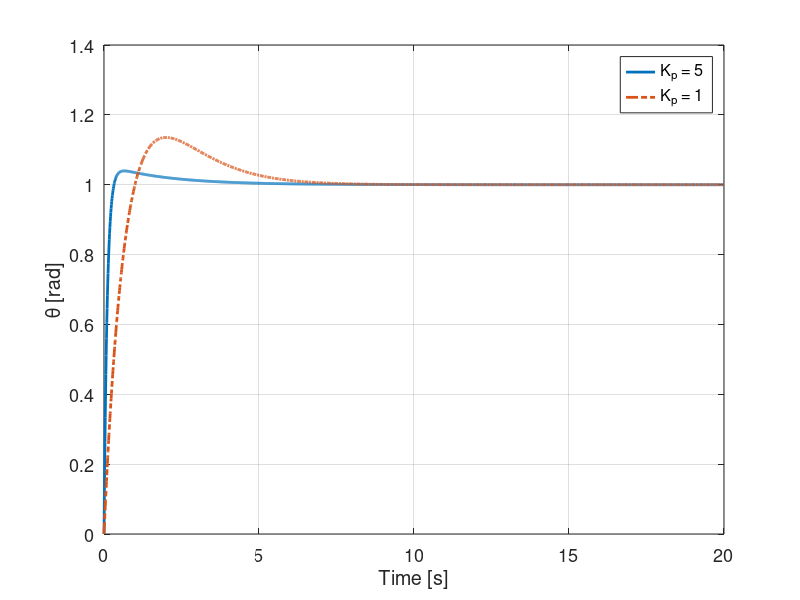

MATLAB code to generate this figure:
%control 4_2
% Parameters
K_p=5;
K_d=2;
J=1;


% [Task 1]
% Open-loop transfer function
s=tf('s');
tf_satellite_ol=K_p*(1+K_d/J*s)/(J*s)*(1/s);

% DEMO
tf_satellite_cl=tf_satellite_ol/(1+tf_satellite_ol);
disp(['System poles before minreal command: '])
disp(pole(tf_satellite_cl))
disp(['System zeros before minreal command: '])
disp(zero(tf_satellite_cl))
tf_satellite_cl=minreal(tf_satellite_cl)
disp(['System poles after minreal command: '])
disp(pole(tf_satellite_cl))
disp(['System zeros after minreal command: '])
disp(zero(tf_satellite_cl))
disp(['  '])


% [Task 2]
% Natural frequency
omega_0=sqrt(5);

% Damping ratio
zeta=sqrt(5);


% [Task 3]
% From the system poles, do you expect the system response to become
% non-oscillatory for certain values of K_p?
%   Yes, it can become non-oscillatory  -  1
%   No, it can never become non-oscillatory   -  0
Sys_resp_aperiodic=1;

% if yes, with K_d and J fixed, calculate the largest K_p which has a non-oscillatory response
K_p_2=1;


% [Task 4]
% form the closed-loop transfer function using K_p_2
tf_satellite_ol_2=K_p_2*(1+K_d/J*s)/(J*s)*(1/s);
tf_satellite_cl_2=tf_satellite_ol_2/(1+tf_satellite_ol_2);

% System poles
disp(['System poles with Kp=' num2str(K_p_2)])
disp(pole(tf_satellite_cl_2))


% Numerical value for time domain response using Matlab step command
t=0:0.01:20;

% with K_p=5, use system 'tf_satellite_cl' directly
y_num_cl=step(tf_satellite_cl,t);
    
% with the newly calculated K_p_2, use system 'tf_satellite_cl_2' directly
y_num_cl_2=step(tf_satellite_cl_2,t);


plot(t, y_num_cl, 'Linewidth', 2);hold on
plot( t, y_num_cl_2, 'Linewidth', 2, 'LineStyle', '-.')
ylabel('\theta [rad]', 'fontsize', 14)
xlabel('Time [s]', 'fontsize', 14)
legend(['K_p = ' num2str(K_p)], ['K_p = ' num2str(K_p_2)])
set(gca,'FontSize',13)
grid on
